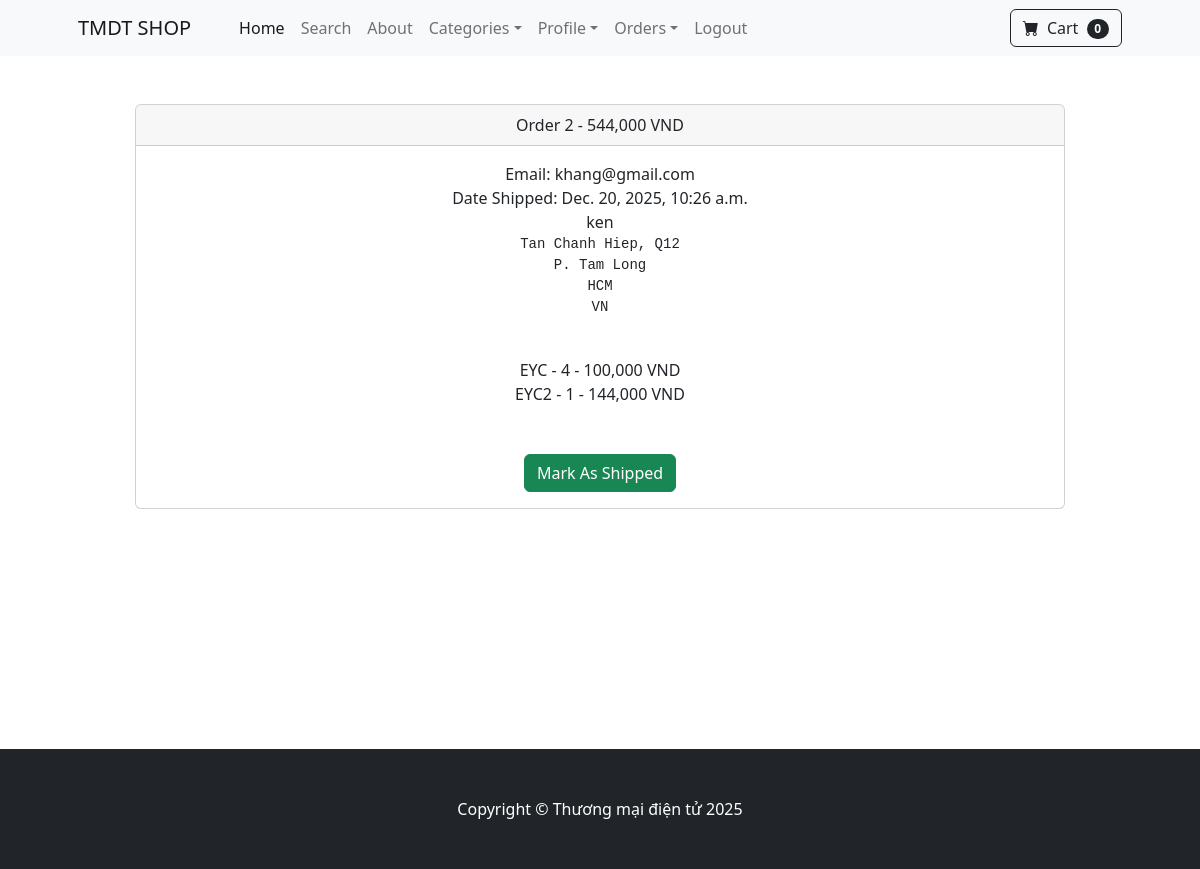
Page /payment/orders/2 (signed in) on the committed database.
### payment/models.py (models this page shows, shortened)
class Order(models.Model):
    user = models.ForeignKey(User, on_delete=models.CASCADE, null=True, blank=True)
    full_name = models.CharField(max_length=250)
    email = models.EmailField(max_length=250)
    shipping_address = models.TextField(max_length=150000)
    amount_paid = models.DecimalField(max_digits=10, decimal_places=0)
    date_ordered = models.DateTimeField(auto_now_add=True)
    shipped = models.BooleanField(default=False)
    date_shipped = models.DateTimeField(blank=True, null=True)

class OrderItem(models.Model):
    order = models.ForeignKey(Order, on_delete=models.CASCADE, null=True)
    product = models.ForeignKey(Product, on_delete=models.CASCADE, null=True)
    user = models.ForeignKey(User, on_delete=models.CASCADE, null=True, blank=True)
    quantity = models.PositiveBigIntegerField(default=1)
    price = models.DecimalField(max_digits=10, decimal_places=0)

### store/models.py (models this page shows, shortened)
class Product(models.Model):
    name=models.CharField(max_length=100)
    price=models.DecimalField(default=0, decimal_places=0, max_digits=10)
    category=models.ForeignKey(Category, on_delete=models.CASCADE, default=1)
    size=models.CharField(max_length=50)
    description=models.CharField(max_length=250, default='', blank=True, null=True)
    image=models.ImageField(upload_to='uploads/product/')
    is_sale=models.BooleanField(default=False)
    sale_price=models.DecimalField(default=0, decimal_places=0, max_digits=10)
    def __str__(self):
        return self.name

### payment/views.py (the view, shortened to what this page needs)
# urls.py: path('orders/<int:pk>', views.orders, name='orders'),
def orders(request, pk):
    if request.user.is_authenticated and request.user.is_superuser:
        order = Order.objects.get(id=pk)
        items = OrderItem.objects.filter(order=pk)
        return render(request, 'payment/orders.html', {"order":order, "items":items})
    else:
        messages.success(request, "Access Denied!")
        return redirect('home')

### cart/cart.py (called while the page is built)
    def __len__(self):
        return len(self.cart)

### cart/context_processors.py (called while the page is built)
def cart(request):
    return {'cart':Cart(request)}

### payment/templates/payment/orders.html (shortened to what this page needs)
{% extends 'base.html' %}
{% block content %}
{% load humanize %}
<div class="container">
    <div class="row">
        <center>
            <div class="col-10">
                <br><br>
                <div class="card">
                    <div class="card-header">
                        Order {{ order.id }} - {{ order.amount_paid|intcomma }} VND
                    </div>
                    <div class="card-body">
                        Email: {{ order.email }} <br>
                        {% if order.date_shipped %}
                            Date Shipped: {{ order.date_shipped }}
                        {% else %}
                            Date Ordered: {{ order.date_ordered }}
                        {% endif %}
                        <br>
                        {{ order.full_name }} <br>
                        <pre>{{ order.shipping_address }}</pre>
                        <br>
                        {% for item in items %}
                            {{ item.product }} - {{ item.quantity }} - {{ item.price|intcomma }} VND <br>
                        {% endfor %}
                        <br><br>
                        {% if not order.shipped %}
                        <form method="POST">
                            <button type="submit" class="btn btn-success">Mark As Shipped</button>
                        </form>
                        {% endif %}
                    </div>
                </div>
                <br>
            </div>
        </center>
    </div>
</div>
<br><br><br><br><br><br><br><br><br>
{% endblock %}

### rows in the picture
Order: id "2", amount_paid "544,000", email "khang@gmail.com", date_shipped "Dec. 20, 2025, 10:26 a.m.", full_name "ken", shipping_address "Tan Chanh Hiep, Q12 P. Tam Long HCM VN"
OrderItem: product "EYC", quantity "4", price "100,000"
OrderItem: product "EYC2", quantity "1", price "144,000"

### other values in the picture
{{ cart|length }} "0"
